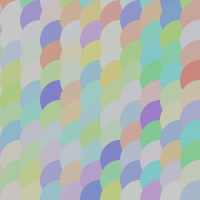
Frame 1 (no input)
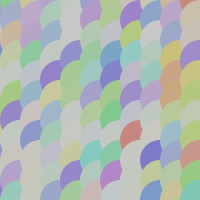
Frame 60 (the mouse pressed at the canvas centre just before this capture)
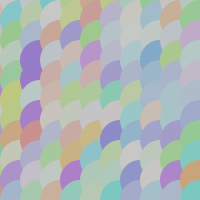
Frame 120 (the mouse held since frame 60 and released just before this capture)

The Processing sketch that drew these frames (run headless with seeded random() and noise(); from frame 60 on, the mouse is pressed at the canvas centre):

// Processing sketch: processing_13854
// ── processing_13854.pde

void setup(){
  size(200,200);
colorMode(HSB);
}
 
void draw(){
  noStroke();
  for(int a=0; a<220; a=a+20)
  for(int b=0; b<220; b=b+20)
  {
  fill(random(200),random(100),200);
 
ellipse(a,b,40,40);
 
  }
  
}
            
